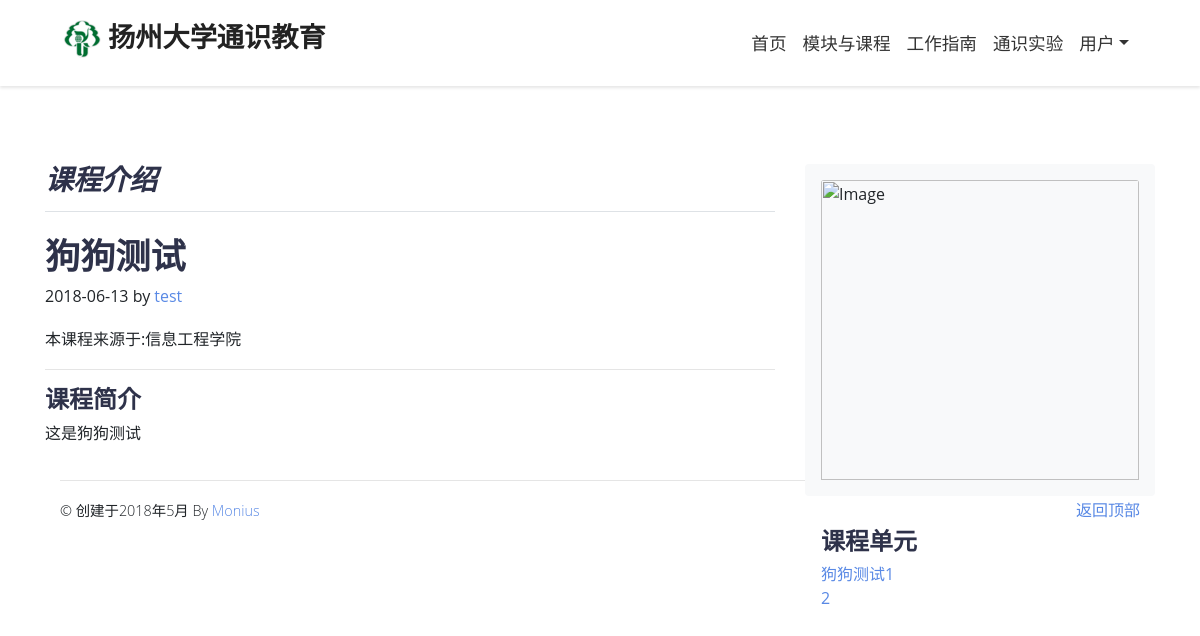
Screenshot of /admin/view_course/狗狗测试 (signed in) with the database file from the repository.
### app/models.py (models this page shows, shortened)
class Post(db.Model): #实验课程 ORM注册
    id = db.Column(db.Integer, primary_key=True)
    title = db.Column(db.String(80), nullable=False)
    body = db.Column(db.Text, nullable=False)
    timestamp = db.Column(db.DateTime, index=True, default=datetime.utcnow)
    photo = db.Column(db.String(120), nullable=False)
    is_authed = db.Column(db.Boolean, default=False)
    user_id = db.Column(db.Integer, db.ForeignKey('user.id'))
    sections = db.relationship('Section', backref='parent', lazy='dynamic')
    def avatar(self, size):
        if self.photo:
            return "posts/"+self.photo
        digest = md5(self.email.lower().encode('utf-8')).hexdigest()
        return 'https://www.gravatar.com/avatar/{}?d=identicon&s={}'.format(
            digest, size)

class User(UserMixin, db.Model): #用户 ORM注册
    id = db.Column(db.Integer, primary_key=True)
    username = db.Column(db.String(64), index=True, unique=True)
    email = db.Column(db.String(120), index=True, unique=True)
    password_hash = db.Column(db.String(128))
    is_adminenticated = db.Column(db.Boolean, default=False)
    institute = db.Column(db.String(128), nullable=False)
    real_name = db.Column(db.String(128))
    about_me = db.Column(db.String(140))
    last_seen = db.Column(db.DateTime, default=datetime.utcnow)
    photo = db.Column(db.String(120))
    is_authed = db.Column(db.Boolean, default=False)
    posts = db.relationship('Post', backref='author', lazy='dynamic')
    section = db.relationship('Section', backref='author', lazy='dynamic')
    followed = db.relationship(
        'User', secondary=followers,
        primaryjoin=(followers.c.follower_id == id),
        secondaryjoin=(followers.c.followed_id == id),
            backref=db.backref('followers', lazy='dynamic'), lazy='dynamic')

class Section(db.Model): #课程章节 ORM注册
    id = db.Column(db.Integer, primary_key=True)
    title = db.Column(db.String(80), nullable=False)
    body = db.Column(db.Text, nullable=False)
    timestamp = db.Column(db.DateTime, index=True, default=datetime.utcnow)
    video = db.Column(db.String(120))
    is_authed = db.Column(db.Boolean, default=False)
    user_id = db.Column(db.Integer, db.ForeignKey('user.id'))
    post_id = db.Column(db.Integer, db.ForeignKey('post.id'))

### app/admin/routes.py (the view)
@bp.route('/view_course/<title>')
@login_required
def view_course(title):
    post = Post.query.filter_by(title=title).first_or_404()
    return render_template('admin/user/view_course.html', post=post, sections=post.sections.all())

### app/admin/routes.py (called while the page is built)
@bp.before_app_request
def before_request():
    if current_user.is_authenticated:
        current_user.last_seen = datetime.utcnow()
        db.session.commit()

### app/models.py (called while the page is built)
@login.user_loader
def load_user(id):
    return User.query.get(int(id))

### app/templates/admin/user/view_course.html
{% extends "admin/base.html" %}
{% block styles %}
    {{ super() }}
{% endblock %}
{% block app_content %}
    <div class="row">
        <div class="col-md-8 blog-main">
            <h3 class="pb-3 mb-4 font-italic border-bottom">
                课程介绍
            </h3>
            <div class="blog-post">
                <h2 class="blog-post-title">{{ post.title }}</h2>
                <p class="blog-post-meta">{{ post.timestamp.strftime('%Y-%m-%d') }} by
                    <a href="{{ url_for('admin.user',username=post.author.username)}}">{{post.author.username}}</a>
                </p>
                <p>本课程来源于:{{post.author.institute}}</p>
                <hr>
                <h4>课程简介</h4>
                <p>{{post.body}}</p>
            </div>
        </div>
        <aside class="col-md-4 blog-sidebar">
            <div class="p-3 mb-3 bg-light rounded">
                <img class="card-img-top" src="{{ url_for('images.crop', filename=post.avatar(64),  height=200,width=290, quality=95, enlarge=True) }}"
                    alt="Image">
            </div>
            <div class="p-3">
                <h4>课程单元</h4>
                <ol class="list-unstyled mb-0">
                    {% for sec in sections %}
                        <li>
                            <a href="{{ url_for('admin.view_section',course=post.title,title=sec.title)}}">{{ sec.title|e }}</a>
                        </li>
                    {% endfor %}
                </ol>
            </div>
        </aside>
    </div>
{% endblock %}

### app/static/css/style.blue.css (style rules this page uses)
a { -webkit-transition: all 0.3s; transition: all 0.3s; display: inline-block; }
body { font-family: "Poppins", sans-serif; font-size: 1rem; font-weight: 400; line-height: 1.5; color: #212529; background-color: #fff; }
a { color: #0069d9; text-decoration: none; -webkit-transition: all 0.2s ease-in-out; transition: all 0.2s ease-in-out; }
h1, h2, h3, h4, h5, h6, .h1, .h2, .h3, .h4, .h5, .h6 { margin-bottom: 0.5rem; font-family: inherit; font-weight: 300; line-height: 1.2; color: inherit; }
h2, .h2 { font-size: 2rem; }
h3, .h3 { font-size: 1.65rem; }
h4, .h4 { font-size: 1.5rem; }
hr { border-top: 1px solid rgba(0, 0, 0, 0.1); }
.bg-light { background-color: #f8f9fa !important; }
.card-img-top { border-top-left-radius: calc(0 - 1px); border-top-right-radius: calc(0 - 1px); }

### app/static/css/base.css (style rules this page uses)
body { padding-top: 80px; position: relative; overflow-x: hidden; }
a { -webkit-transition: all 0.3s; transition: all 0.3s; display: inline-block; }
p { line-height: 1.7rem; }
body { font-family: "Open Sans", sans-serif; font-size: 1rem; font-weight: normal; line-height: 1.5; color: #212529; background-color: #fff; }
a { color: #5989e5; text-decoration: none; }
h1, h2, h3, h4, h5, h6, .h1, .h2, .h3, .h4, .h5, .h6 { margin-bottom: 0.5rem; font-family: inherit; font-weight: 800; line-height: 1.1; color: #2e324a; }
h2, .h2 { font-size: 2.2rem; }
h3, .h3 { font-size: 1.75rem; }
h4, .h4 { font-size: 1.5rem; }
hr { border-top: 1px solid rgba(0, 0, 0, 0.1); }
.bg-light { background-color: #f8f9fa !important; }

### rows the page displays
Post: title "狗狗测试", timestamp "2018-06-13", body "这是狗狗测试"
User: author.username "test", author.institute "信息工程学院"
Section: title "狗狗测试1"
Section: title "2"
